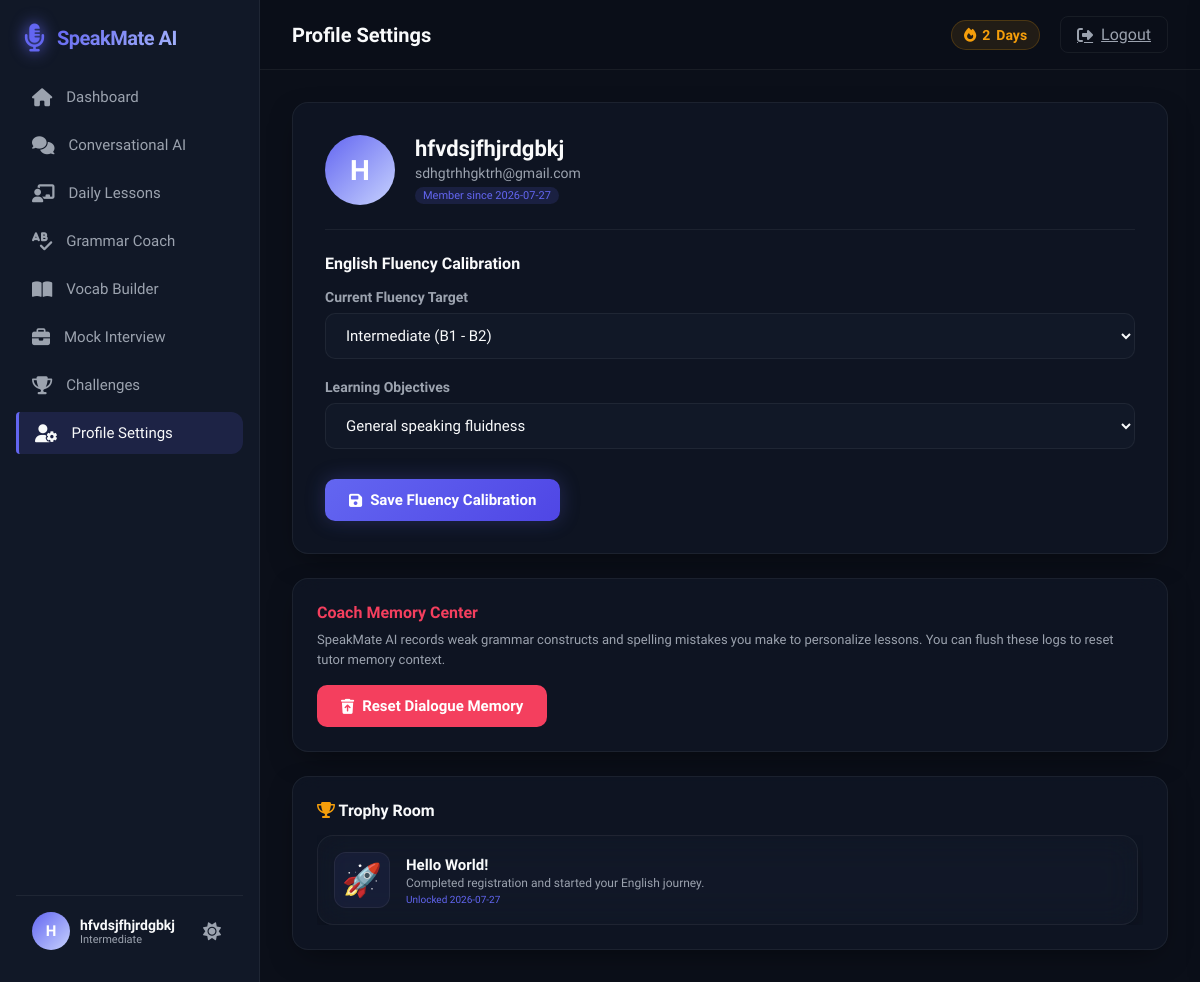
/profile (signed in), run on an earlier commit of the app's database.
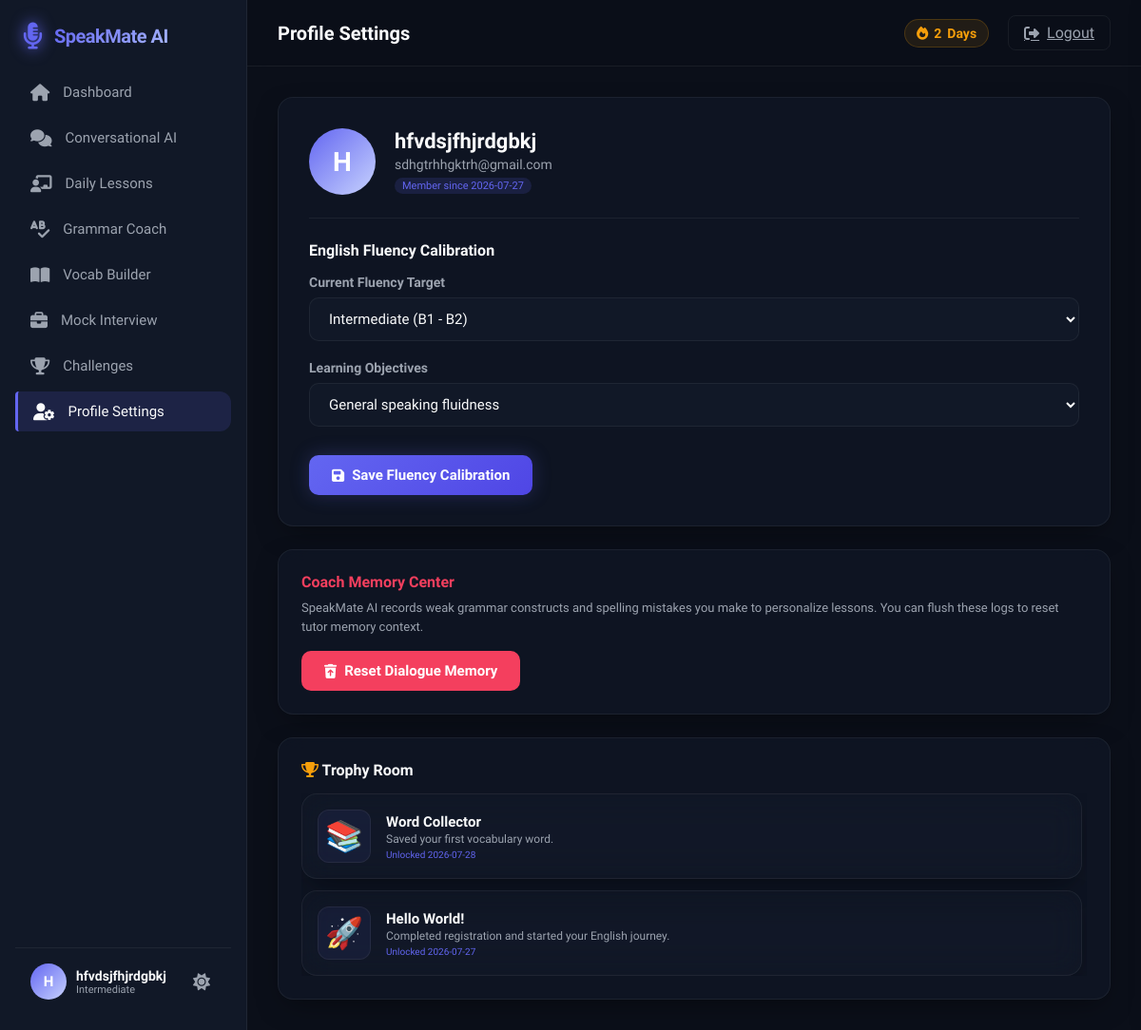
And on a later commit of the database.
### speakmate/models.py (models this page shows)
class Achievement(db.Model):
    __tablename__ = "achievements"
    __table_args__ = (db.UniqueConstraint("user_id", "title", name="uq_user_title"),)
    id = db.Column(db.Integer, primary_key=True)
    user_id = db.Column(db.Integer, db.ForeignKey("users.id", ondelete="CASCADE"), nullable=False)
    title = db.Column(db.String(150), nullable=False)
    description = db.Column(db.Text, nullable=False)
    badge_icon = db.Column(db.String(50), nullable=False)
    unlocked_at = db.Column(db.DateTime, default=datetime.utcnow)

### speakmate/routes/views.py (the view)
@views_bp.route("/profile")
@login_required
def profile():
    user_id = session["user_id"]
    user = User.query.get(user_id)
    achievements = Achievement.query.filter_by(user_id=user_id).order_by(Achievement.unlocked_at.desc()).all()
    return render_template("profile.html", user=user, achievements=achievements)

### speakmate/routes/views.py (called while the page is built)
def login_required(f):
    import functools
    @functools.wraps(f)
    def decorated_function(*args, **kwargs):
        if "user_id" not in session:
            return redirect(url_for("auth.login"))
        return f(*args, **kwargs)
    return decorated_function

### speakmate/templates/profile.html (shortened to what the changed rows need)
{% extends "base.html" %}
{% block content %}
<div class="dashboard-grid">
    <div style="display: flex; flex-direction: column; gap: 24px;">
        <div class="glass-card" style="padding: 32px;">
            <div style="display: flex; align-items: center; gap: 20px; margin-bottom: 24px;">
                <div>
                    <h2 style="font-size: 22px; font-weight: 700; color: var(--text-primary);">{{ user.username }}</h2>
                </div>
            </div>
        </div>
    </div>
    <div class="glass-card" style="padding: 24px; display: flex; flex-direction: column; gap: 15px;">
        <div style="display: flex; flex-direction: column; gap: 12px; max-height: 550px; overflow-y: auto; padding-right: 5px;">
            {% if achievements %}
                {% for a in achievements %}
                <div class="glass-card" style="padding: 16px; display: flex; align-items: center; gap: 16px; background: rgba(255, 255, 255, 0.01);">
                    <div style="font-size: 32px; background: rgba(99, 102, 241, 0.08); width: 56px; height: 56px; display: flex; align-items: center; justify-content: center; border-radius: 12px; border: 1px solid var(--border-glass);">
                        {{ a.badge_icon }}
                    </div>
                    <div>
                        <h4 style="font-size: 15px; font-weight: 700; color: var(--text-primary);">{{ a.title }}</h4>
                        <p style="font-size: 12px; color: var(--text-secondary); margin-top: 2px;">{{ a.description }}</p>
                        <p style="font-size: 10px; color: var(--color-primary); margin-top: 4px;">Unlocked {{ a.unlocked_at.strftime('%Y-%m-%d') if a.unlocked_at and a.unlocked_at.strftime is defined else (a.unlocked_at.split()[0] if a.unlocked_at else 'today') }}</p>
                    </div>
                </div>
                {% endfor %}
            {% else %}
                <div style="text-align: center; padding: 40px 10px; color: var(--text-secondary);">
                    <i class="fa-solid fa-medal" style="font-size: 40px; margin-bottom: 12px;"></i>
                    <p style="font-size: 13px;">No unlocked achievements found yet. Try talking to the tutor or completing grammar quizzes!</p>
                </div>
            {% endif %}
        </div>
    </div>
</div>
{% endblock %}

What changed in the data, as far as the page shows it:
added Achievement: badge_icon "📚", title "Word Collector", description "Saved your first vocabulary word.", unlocked_at "2026-07-28"
